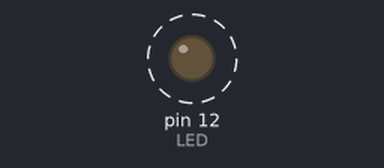
A sketch run on a simulated Arduino Uno, built with avr-gcc and run on an emulated ATmega328P. Shown: output pins drawn as LEDs (lit = HIGH). Dashed ring = blinking. What the sketch prints to the serial monitor is not drawn.

Above: at 0.2 s.
Timing chart, 0 to 3.0 s (numbered marks = the images above):
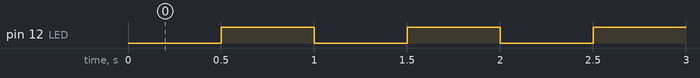

Measured:
- by itself, pin 12 (LED): alternates HIGH for 0.50 s and LOW for 0.50 s

The sketch:

reference.ino
```cpp
const int LED=12;
unsigned long last=0;
bool on=false;
void setup(){ pinMode(LED,OUTPUT); Serial.begin(9600); last=millis(); }
void loop(){
  unsigned long now=millis();
  if(now-last >= 500){
    last=now;
    on=!on;
    digitalWrite(LED,on?HIGH:LOW);
    if(on) Serial.println("tick");
  }
}
```
